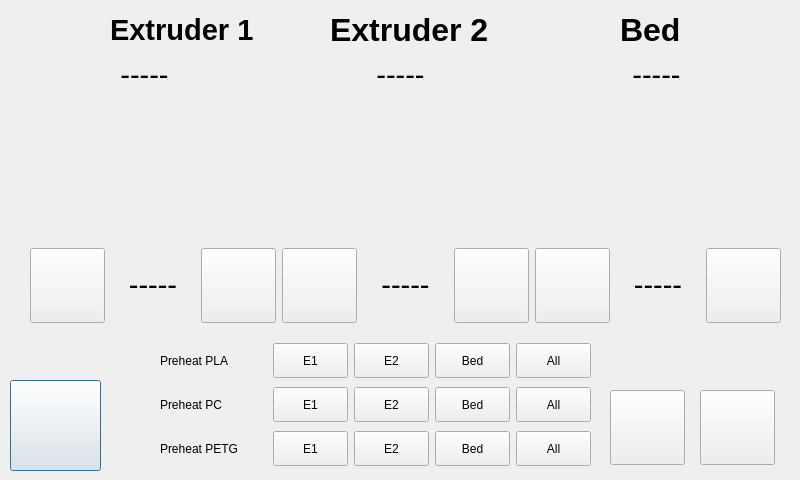
<?xml version="1.0" encoding="UTF-8"?>
<ui version="4.0">
 <class>TemperatureWindow</class>
 <widget class="QDialog" name="TemperatureWindow">
  <property name="geometry">
   <rect>
    <x>0</x>
    <y>0</y>
    <width>800</width>
    <height>480</height>
   </rect>
  </property>
  <property name="maximumSize">
   <size>
    <width>800</width>
    <height>480</height>
   </size>
  </property>
  <property name="windowTitle">
   <string>TemperatureWindow</string>
  </property>
  <widget class="QLabel" name="e1label">
   <property name="geometry">
    <rect>
     <x>110</x>
     <y>0</y>
     <width>181</width>
     <height>61</height>
    </rect>
   </property>
   <property name="text">
    <string>&lt;html&gt;&lt;head/&gt;&lt;body&gt;&lt;p&gt;&lt;span style=&quot; font-size:22pt; font-weight:600;&quot;&gt;Extruder 1&lt;/span&gt;&lt;/p&gt;&lt;/body&gt;&lt;/html&gt;</string>
   </property>
  </widget>
  <widget class="QLabel" name="e2label">
   <property name="geometry">
    <rect>
     <x>330</x>
     <y>0</y>
     <width>191</width>
     <height>61</height>
    </rect>
   </property>
   <property name="text">
    <string>&lt;html&gt;&lt;head/&gt;&lt;body&gt;&lt;p&gt;&lt;span style=&quot; font-size:24pt; font-weight:600;&quot;&gt;Extruder 2&lt;/span&gt;&lt;/p&gt;&lt;/body&gt;&lt;/html&gt;</string>
   </property>
  </widget>
  <widget class="QPushButton" name="Back">
   <property name="geometry">
    <rect>
     <x>10</x>
     <y>380</y>
     <width>91</width>
     <height>91</height>
    </rect>
   </property>
   <property name="maximumSize">
    <size>
     <width>100</width>
     <height>100</height>
    </size>
   </property>
   <property name="text">
    <string/>
   </property>
   <property name="icon">
    <iconset>
     <normaloff>img/back.png</normaloff>img/back.png</iconset>
   </property>
   <property name="iconSize">
    <size>
     <width>100</width>
     <height>100</height>
    </size>
   </property>
  </widget>
  <widget class="QWidget" name="layoutWidget">
   <property name="geometry">
    <rect>
     <x>160</x>
     <y>340</y>
     <width>431</width>
     <height>131</height>
    </rect>
   </property>
   <layout class="QVBoxLayout" name="verticalLayout">
    <item>
     <layout class="QHBoxLayout" name="horizontalLayout">
      <item>
       <widget class="QLabel" name="PreheatPLA">
        <property name="text">
         <string>Preheat PLA</string>
        </property>
       </widget>
      </item>
      <item>
       <widget class="QPushButton" name="m1e1">
        <property name="minimumSize">
         <size>
          <width>70</width>
          <height>30</height>
         </size>
        </property>
        <property name="maximumSize">
         <size>
          <width>75</width>
          <height>35</height>
         </size>
        </property>
        <property name="toolTip">
         <string>&lt;html&gt;&lt;head/&gt;&lt;body&gt;&lt;p&gt;&lt;span style=&quot; font-size:24pt;&quot;&gt;0.1&lt;/span&gt;&lt;/p&gt;&lt;/body&gt;&lt;/html&gt;</string>
        </property>
        <property name="styleSheet">
         <string notr="true">font: 14pt &quot;Ubuntu&quot;;</string>
        </property>
        <property name="text">
         <string>E1</string>
        </property>
       </widget>
      </item>
      <item>
       <widget class="QPushButton" name="m1e2">
        <property name="sizePolicy">
         <sizepolicy hsizetype="Fixed" vsizetype="Fixed">
          <horstretch>0</horstretch>
          <verstretch>0</verstretch>
         </sizepolicy>
        </property>
        <property name="minimumSize">
         <size>
          <width>70</width>
          <height>30</height>
         </size>
        </property>
        <property name="maximumSize">
         <size>
          <width>75</width>
          <height>35</height>
         </size>
        </property>
        <property name="toolTip">
         <string>&lt;html&gt;&lt;head/&gt;&lt;body&gt;&lt;p&gt;&lt;span style=&quot; font-size:24pt;&quot;&gt;0.1&lt;/span&gt;&lt;/p&gt;&lt;/body&gt;&lt;/html&gt;</string>
        </property>
        <property name="styleSheet">
         <string notr="true">font: 14pt &quot;Ubuntu&quot;;</string>
        </property>
        <property name="text">
         <string>E2</string>
        </property>
       </widget>
      </item>
      <item>
       <widget class="QPushButton" name="m1bed">
        <property name="sizePolicy">
         <sizepolicy hsizetype="Fixed" vsizetype="Fixed">
          <horstretch>0</horstretch>
          <verstretch>0</verstretch>
         </sizepolicy>
        </property>
        <property name="minimumSize">
         <size>
          <width>70</width>
          <height>30</height>
         </size>
        </property>
        <property name="maximumSize">
         <size>
          <width>75</width>
          <height>35</height>
         </size>
        </property>
        <property name="toolTip">
         <string>&lt;html&gt;&lt;head/&gt;&lt;body&gt;&lt;p&gt;&lt;span style=&quot; font-size:24pt;&quot;&gt;0.1&lt;/span&gt;&lt;/p&gt;&lt;/body&gt;&lt;/html&gt;</string>
        </property>
        <property name="styleSheet">
         <string notr="true">font: 14pt &quot;Ubuntu&quot;;</string>
        </property>
        <property name="text">
         <string>Bed</string>
        </property>
       </widget>
      </item>
      <item>
       <widget class="QPushButton" name="m1all">
        <property name="sizePolicy">
         <sizepolicy hsizetype="Fixed" vsizetype="Fixed">
          <horstretch>0</horstretch>
          <verstretch>0</verstretch>
         </sizepolicy>
        </property>
        <property name="minimumSize">
         <size>
          <width>70</width>
          <height>30</height>
         </size>
        </property>
        <property name="maximumSize">
         <size>
          <width>75</width>
          <height>35</height>
         </size>
        </property>
        <property name="toolTip">
         <string>&lt;html&gt;&lt;head/&gt;&lt;body&gt;&lt;p&gt;&lt;span style=&quot; font-size:24pt;&quot;&gt;0.1&lt;/span&gt;&lt;/p&gt;&lt;/body&gt;&lt;/html&gt;</string>
        </property>
        <property name="styleSheet">
         <string notr="true">font: 14pt &quot;Ubuntu&quot;;</string>
        </property>
        <property name="text">
         <string>All</string>
        </property>
       </widget>
      </item>
     </layout>
    </item>
    <item>
     <layout class="QHBoxLayout" name="horizontalLayout_2">
      <item>
       <widget class="QLabel" name="PreheatPC">
        <property name="text">
         <string>Preheat PC</string>
        </property>
       </widget>
      </item>
      <item>
       <widget class="QPushButton" name="m2e1">
        <property name="minimumSize">
         <size>
          <width>70</width>
          <height>30</height>
         </size>
        </property>
        <property name="maximumSize">
         <size>
          <width>75</width>
          <height>35</height>
         </size>
        </property>
        <property name="toolTip">
         <string>&lt;html&gt;&lt;head/&gt;&lt;body&gt;&lt;p&gt;&lt;span style=&quot; font-size:24pt;&quot;&gt;0.1&lt;/span&gt;&lt;/p&gt;&lt;/body&gt;&lt;/html&gt;</string>
        </property>
        <property name="styleSheet">
         <string notr="true">font: 14pt &quot;Ubuntu&quot;;</string>
        </property>
        <property name="text">
         <string>E1</string>
        </property>
       </widget>
      </item>
      <item>
       <widget class="QPushButton" name="m2e2">
        <property name="sizePolicy">
         <sizepolicy hsizetype="Fixed" vsizetype="Fixed">
          <horstretch>0</horstretch>
          <verstretch>0</verstretch>
         </sizepolicy>
        </property>
        <property name="minimumSize">
         <size>
          <width>70</width>
          <height>30</height>
         </size>
        </property>
        <property name="maximumSize">
         <size>
          <width>75</width>
          <height>35</height>
         </size>
        </property>
        <property name="toolTip">
         <string>&lt;html&gt;&lt;head/&gt;&lt;body&gt;&lt;p&gt;&lt;span style=&quot; font-size:24pt;&quot;&gt;0.1&lt;/span&gt;&lt;/p&gt;&lt;/body&gt;&lt;/html&gt;</string>
        </property>
        <property name="styleSheet">
         <string notr="true">font: 14pt &quot;Ubuntu&quot;;</string>
        </property>
        <property name="text">
         <string>E2</string>
        </property>
       </widget>
      </item>
      <item>
       <widget class="QPushButton" name="m2bed">
        <property name="sizePolicy">
         <sizepolicy hsizetype="Fixed" vsizetype="Fixed">
          <horstretch>0</horstretch>
          <verstretch>0</verstretch>
         </sizepolicy>
        </property>
        <property name="minimumSize">
         <size>
          <width>70</width>
          <height>30</height>
         </size>
        </property>
        <property name="maximumSize">
         <size>
          <width>75</width>
          <height>35</height>
         </size>
        </property>
        <property name="toolTip">
         <string>&lt;html&gt;&lt;head/&gt;&lt;body&gt;&lt;p&gt;&lt;span style=&quot; font-size:24pt;&quot;&gt;0.1&lt;/span&gt;&lt;/p&gt;&lt;/body&gt;&lt;/html&gt;</string>
        </property>
        <property name="styleSheet">
         <string notr="true">font: 14pt &quot;Ubuntu&quot;;</string>
        </property>
        <property name="text">
         <string>Bed</string>
        </property>
       </widget>
      </item>
      <item>
       <widget class="QPushButton" name="m2all">
        <property name="sizePolicy">
         <sizepolicy hsizetype="Fixed" vsizetype="Fixed">
          <horstretch>0</horstretch>
          <verstretch>0</verstretch>
         </sizepolicy>
        </property>
        <property name="minimumSize">
         <size>
          <width>70</width>
          <height>30</height>
         </size>
        </property>
        <property name="maximumSize">
         <size>
          <width>75</width>
          <height>35</height>
         </size>
        </property>
        <property name="toolTip">
         <string>&lt;html&gt;&lt;head/&gt;&lt;body&gt;&lt;p&gt;&lt;span style=&quot; font-size:24pt;&quot;&gt;0.1&lt;/span&gt;&lt;/p&gt;&lt;/body&gt;&lt;/html&gt;</string>
        </property>
        <property name="styleSheet">
         <string notr="true">font: 14pt &quot;Ubuntu&quot;;</string>
        </property>
        <property name="text">
         <string>All</string>
        </property>
       </widget>
      </item>
     </layout>
    </item>
    <item>
     <layout class="QHBoxLayout" name="horizontalLayout_3">
      <item>
       <widget class="QLabel" name="PreheatPETG">
        <property name="text">
         <string>Preheat PETG</string>
        </property>
       </widget>
      </item>
      <item>
       <widget class="QPushButton" name="m3e1">
        <property name="minimumSize">
         <size>
          <width>70</width>
          <height>30</height>
         </size>
        </property>
        <property name="maximumSize">
         <size>
          <width>75</width>
          <height>35</height>
         </size>
        </property>
        <property name="toolTip">
         <string>&lt;html&gt;&lt;head/&gt;&lt;body&gt;&lt;p&gt;&lt;span style=&quot; font-size:24pt;&quot;&gt;0.1&lt;/span&gt;&lt;/p&gt;&lt;/body&gt;&lt;/html&gt;</string>
        </property>
        <property name="styleSheet">
         <string notr="true">font: 14pt &quot;Ubuntu&quot;;</string>
        </property>
        <property name="text">
         <string>E1</string>
        </property>
       </widget>
      </item>
      <item>
       <widget class="QPushButton" name="m3e2">
        <property name="sizePolicy">
         <sizepolicy hsizetype="Fixed" vsizetype="Fixed">
          <horstretch>0</horstretch>
          <verstretch>0</verstretch>
         </sizepolicy>
        </property>
        <property name="minimumSize">
         <size>
          <width>70</width>
          <height>30</height>
         </size>
        </property>
        <property name="maximumSize">
         <size>
          <width>75</width>
          <height>35</height>
         </size>
        </property>
        <property name="toolTip">
         <string>&lt;html&gt;&lt;head/&gt;&lt;body&gt;&lt;p&gt;&lt;span style=&quot; font-size:24pt;&quot;&gt;0.1&lt;/span&gt;&lt;/p&gt;&lt;/body&gt;&lt;/html&gt;</string>
        </property>
        <property name="styleSheet">
         <string notr="true">font: 14pt &quot;Ubuntu&quot;;</string>
        </property>
        <property name="text">
         <string>E2</string>
        </property>
       </widget>
      </item>
      <item>
       <widget class="QPushButton" name="m3bed">
        <property name="sizePolicy">
         <sizepolicy hsizetype="Fixed" vsizetype="Fixed">
          <horstretch>0</horstretch>
          <verstretch>0</verstretch>
         </sizepolicy>
        </property>
        <property name="minimumSize">
         <size>
          <width>70</width>
          <height>30</height>
         </size>
        </property>
        <property name="maximumSize">
         <size>
          <width>75</width>
          <height>35</height>
         </size>
        </property>
        <property name="toolTip">
         <string>&lt;html&gt;&lt;head/&gt;&lt;body&gt;&lt;p&gt;&lt;span style=&quot; font-size:24pt;&quot;&gt;0.1&lt;/span&gt;&lt;/p&gt;&lt;/body&gt;&lt;/html&gt;</string>
        </property>
        <property name="styleSheet">
         <string notr="true">font: 14pt &quot;Ubuntu&quot;;</string>
        </property>
        <property name="text">
         <string>Bed</string>
        </property>
       </widget>
      </item>
      <item>
       <widget class="QPushButton" name="m3all">
        <property name="sizePolicy">
         <sizepolicy hsizetype="Fixed" vsizetype="Fixed">
          <horstretch>0</horstretch>
          <verstretch>0</verstretch>
         </sizepolicy>
        </property>
        <property name="minimumSize">
         <size>
          <width>70</width>
          <height>30</height>
         </size>
        </property>
        <property name="maximumSize">
         <size>
          <width>75</width>
          <height>35</height>
         </size>
        </property>
        <property name="toolTip">
         <string>&lt;html&gt;&lt;head/&gt;&lt;body&gt;&lt;p&gt;&lt;span style=&quot; font-size:24pt;&quot;&gt;0.1&lt;/span&gt;&lt;/p&gt;&lt;/body&gt;&lt;/html&gt;</string>
        </property>
        <property name="styleSheet">
         <string notr="true">font: 14pt &quot;Ubuntu&quot;;</string>
        </property>
        <property name="text">
         <string>All</string>
        </property>
       </widget>
      </item>
     </layout>
    </item>
   </layout>
  </widget>
  <widget class="QLabel" name="bedlabel">
   <property name="geometry">
    <rect>
     <x>620</x>
     <y>0</y>
     <width>81</width>
     <height>61</height>
    </rect>
   </property>
   <property name="text">
    <string>&lt;html&gt;&lt;head/&gt;&lt;body&gt;&lt;p&gt;&lt;span style=&quot; font-size:24pt; font-weight:600;&quot;&gt;Bed&lt;/span&gt;&lt;/p&gt;&lt;/body&gt;&lt;/html&gt;</string>
   </property>
  </widget>
  <widget class="QLabel" name="e2img">
   <property name="geometry">
    <rect>
     <x>340</x>
     <y>100</y>
     <width>131</width>
     <height>131</height>
    </rect>
   </property>
   <property name="text">
    <string/>
   </property>
   <property name="pixmap">
    <pixmap>img/nozzle2.png</pixmap>
   </property>
   <property name="scaledContents">
    <bool>true</bool>
   </property>
  </widget>
  <widget class="QLabel" name="e1img">
   <property name="geometry">
    <rect>
     <x>100</x>
     <y>100</y>
     <width>131</width>
     <height>131</height>
    </rect>
   </property>
   <property name="text">
    <string/>
   </property>
   <property name="pixmap">
    <pixmap>img/nozzle2.png</pixmap>
   </property>
   <property name="scaledContents">
    <bool>true</bool>
   </property>
  </widget>
  <widget class="QLabel" name="bedimg">
   <property name="geometry">
    <rect>
     <x>590</x>
     <y>100</y>
     <width>131</width>
     <height>131</height>
    </rect>
   </property>
   <property name="text">
    <string/>
   </property>
   <property name="pixmap">
    <pixmap>img/bed_unheated.png</pixmap>
   </property>
   <property name="scaledContents">
    <bool>true</bool>
   </property>
  </widget>
  <widget class="QWidget" name="layoutWidget">
   <property name="geometry">
    <rect>
     <x>30</x>
     <y>240</y>
     <width>751</width>
     <height>91</height>
    </rect>
   </property>
   <layout class="QHBoxLayout" name="horizontalLayout_7">
    <item>
     <layout class="QHBoxLayout" name="horizontalLayout_6">
      <item>
       <widget class="QPushButton" name="e1neg">
        <property name="maximumSize">
         <size>
          <width>75</width>
          <height>75</height>
         </size>
        </property>
        <property name="text">
         <string/>
        </property>
        <property name="icon">
         <iconset>
          <normaloff>img/downarrow.png</normaloff>img/downarrow.png</iconset>
        </property>
        <property name="iconSize">
         <size>
          <width>50</width>
          <height>50</height>
         </size>
        </property>
       </widget>
      </item>
      <item>
       <widget class="QLabel" name="e1set">
        <property name="text">
         <string>&lt;html&gt;&lt;head/&gt;&lt;body&gt;&lt;p align=&quot;center&quot;&gt;&lt;span style=&quot; font-size:22pt;&quot;&gt;-----&lt;/span&gt;&lt;/p&gt;&lt;/body&gt;&lt;/html&gt;</string>
        </property>
       </widget>
      </item>
      <item>
       <widget class="QPushButton" name="e1pos">
        <property name="maximumSize">
         <size>
          <width>75</width>
          <height>75</height>
         </size>
        </property>
        <property name="text">
         <string/>
        </property>
        <property name="icon">
         <iconset>
          <normaloff>img/uparrow.png</normaloff>img/uparrow.png</iconset>
        </property>
        <property name="iconSize">
         <size>
          <width>50</width>
          <height>50</height>
         </size>
        </property>
       </widget>
      </item>
     </layout>
    </item>
    <item>
     <layout class="QHBoxLayout" name="horizontalLayout_5">
      <item>
       <widget class="QPushButton" name="e2neg">
        <property name="maximumSize">
         <size>
          <width>75</width>
          <height>75</height>
         </size>
        </property>
        <property name="text">
         <string/>
        </property>
        <property name="icon">
         <iconset>
          <normaloff>img/downarrow.png</normaloff>img/downarrow.png</iconset>
        </property>
        <property name="iconSize">
         <size>
          <width>50</width>
          <height>50</height>
         </size>
        </property>
       </widget>
      </item>
      <item>
       <widget class="QLabel" name="e2set">
        <property name="text">
         <string>&lt;html&gt;&lt;head/&gt;&lt;body&gt;&lt;p align=&quot;center&quot;&gt;&lt;span style=&quot; font-size:22pt;&quot;&gt;-----&lt;/span&gt;&lt;/p&gt;&lt;/body&gt;&lt;/html&gt;</string>
        </property>
       </widget>
      </item>
      <item>
       <widget class="QPushButton" name="e2pos">
        <property name="maximumSize">
         <size>
          <width>75</width>
          <height>75</height>
         </size>
        </property>
        <property name="text">
         <string/>
        </property>
        <property name="icon">
         <iconset>
          <normaloff>img/uparrow.png</normaloff>img/uparrow.png</iconset>
        </property>
        <property name="iconSize">
         <size>
          <width>50</width>
          <height>50</height>
         </size>
        </property>
       </widget>
      </item>
     </layout>
    </item>
    <item>
     <layout class="QHBoxLayout" name="horizontalLayout_4">
      <item>
       <widget class="QPushButton" name="bedneg">
        <property name="maximumSize">
         <size>
          <width>75</width>
          <height>75</height>
         </size>
        </property>
        <property name="text">
         <string/>
        </property>
        <property name="icon">
         <iconset>
          <normaloff>img/downarrow.png</normaloff>img/downarrow.png</iconset>
        </property>
        <property name="iconSize">
         <size>
          <width>50</width>
          <height>50</height>
         </size>
        </property>
       </widget>
      </item>
      <item>
       <widget class="QLabel" name="bedset">
        <property name="text">
         <string>&lt;html&gt;&lt;head/&gt;&lt;body&gt;&lt;p align=&quot;center&quot;&gt;&lt;span style=&quot; font-size:22pt;&quot;&gt;-----&lt;/span&gt;&lt;/p&gt;&lt;/body&gt;&lt;/html&gt;</string>
        </property>
       </widget>
      </item>
      <item>
       <widget class="QPushButton" name="bedpos">
        <property name="maximumSize">
         <size>
          <width>75</width>
          <height>75</height>
         </size>
        </property>
        <property name="text">
         <string/>
        </property>
        <property name="icon">
         <iconset>
          <normaloff>img/uparrow.png</normaloff>img/uparrow.png</iconset>
        </property>
        <property name="iconSize">
         <size>
          <width>50</width>
          <height>50</height>
         </size>
        </property>
       </widget>
      </item>
     </layout>
    </item>
   </layout>
  </widget>
  <widget class="QWidget" name="layoutWidget">
   <property name="geometry">
    <rect>
     <x>120</x>
     <y>50</y>
     <width>561</width>
     <height>51</height>
    </rect>
   </property>
   <layout class="QHBoxLayout" name="horizontalLayout_8">
    <item>
     <widget class="QLabel" name="e1temp">
      <property name="text">
       <string>&lt;html&gt;&lt;head/&gt;&lt;body&gt;&lt;p align=&quot;center&quot;&gt;&lt;span style=&quot; font-size:22pt;&quot;&gt;-----&lt;/span&gt;&lt;/p&gt;&lt;/body&gt;&lt;/html&gt;</string>
      </property>
     </widget>
    </item>
    <item>
     <spacer name="horizontalSpacer">
      <property name="orientation">
       <enum>Qt::Horizontal</enum>
      </property>
      <property name="sizeHint" stdset="0">
       <size>
        <width>40</width>
        <height>20</height>
       </size>
      </property>
     </spacer>
    </item>
    <item>
     <widget class="QLabel" name="e2temp">
      <property name="text">
       <string>&lt;html&gt;&lt;head/&gt;&lt;body&gt;&lt;p align=&quot;center&quot;&gt;&lt;span style=&quot; font-size:22pt;&quot;&gt;-----&lt;/span&gt;&lt;/p&gt;&lt;/body&gt;&lt;/html&gt;</string>
      </property>
     </widget>
    </item>
    <item>
     <spacer name="horizontalSpacer_2">
      <property name="orientation">
       <enum>Qt::Horizontal</enum>
      </property>
      <property name="sizeHint" stdset="0">
       <size>
        <width>40</width>
        <height>20</height>
       </size>
      </property>
     </spacer>
    </item>
    <item>
     <widget class="QLabel" name="bedtemp">
      <property name="text">
       <string>&lt;html&gt;&lt;head/&gt;&lt;body&gt;&lt;p align=&quot;center&quot;&gt;&lt;span style=&quot; font-size:22pt;&quot;&gt;-----&lt;/span&gt;&lt;/p&gt;&lt;/body&gt;&lt;/html&gt;</string>
      </property>
     </widget>
    </item>
   </layout>
  </widget>
  <widget class="QPushButton" name="CoolDown">
   <property name="geometry">
    <rect>
     <x>700</x>
     <y>390</y>
     <width>75</width>
     <height>75</height>
    </rect>
   </property>
   <property name="maximumSize">
    <size>
     <width>75</width>
     <height>75</height>
    </size>
   </property>
   <property name="text">
    <string/>
   </property>
   <property name="icon">
    <iconset>
     <normaloff>img/cooldown.png</normaloff>img/cooldown.png</iconset>
   </property>
   <property name="iconSize">
    <size>
     <width>65</width>
     <height>65</height>
    </size>
   </property>
  </widget>
  <widget class="QPushButton" name="Fan">
   <property name="geometry">
    <rect>
     <x>610</x>
     <y>390</y>
     <width>75</width>
     <height>75</height>
    </rect>
   </property>
   <property name="maximumSize">
    <size>
     <width>75</width>
     <height>75</height>
    </size>
   </property>
   <property name="text">
    <string/>
   </property>
   <property name="icon">
    <iconset>
     <normaloff>img/fanoff.png</normaloff>img/fanoff.png</iconset>
   </property>
   <property name="iconSize">
    <size>
     <width>65</width>
     <height>65</height>
    </size>
   </property>
  </widget>
 </widget>
 <resources/>
 <connections/>
</ui>
